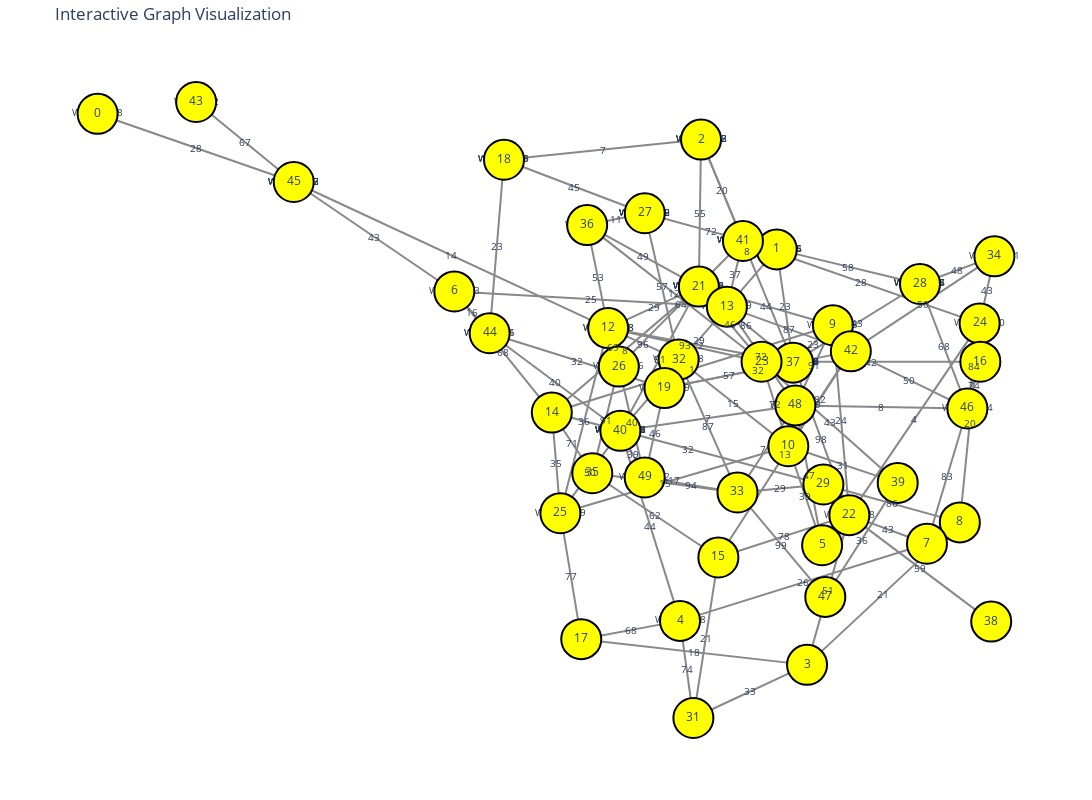

Notebook source saved alongside this figure:
### Code cell
import networkx as nx
import plotly.graph_objects as go

def create_interactive_graph(G):
    # Create a spring layout for node positions
    pos = nx.spring_layout(G)
    
    # Create edge traces
    edge_x = []
    edge_y = []
    edge_text = []
    edge_weights = []
    
    for edge in G.edges():
        x0, y0 = pos[edge[0]]
        x1, y1 = pos[edge[1]]
        edge_x.extend([x0, x1, None])
        edge_y.extend([y0, y1, None])
        weight = G.edges[edge]['weight']
        edge_weights.append(weight)
        edge_text.append(f"Weight: {int(weight)}")
    
    edge_trace = go.Scatter(
        x=edge_x, y=edge_y,
        line=dict(width=2, color='#888'),
        hoverinfo='text',
        text=edge_text,
        mode='lines+text',
        textposition='middle center',
        textfont=dict(size=10)
    )
    
    # Add edge weight annotations
    annotations = []
    for edge in G.edges():
        x0, y0 = pos[edge[0]]
        x1, y1 = pos[edge[1]]
        weight = G.edges[edge]['weight']
        annotations.append(dict(
            x=(x0 + x1) / 2,
            y=(y0 + y1) / 2,
            xref='x',
            yref='y',
            text=str(int(weight)),
            showarrow=False,
            font=dict(size=10)
        ))
    
    # Create node traces
    node_x = []
    node_y = []
    node_text = []
    
    for node in G.nodes():
        x, y = pos[node]
        node_x.append(x)
        node_y.append(y)
        node_text.append(f"Node: {node}")
    
    node_trace = go.Scatter(
        x=node_x, y=node_y,
        mode='markers+text',
        hoverinfo='text',
        text=[str(node) for node in G.nodes()],
        textposition='middle center',
        marker=dict(
            showscale=False,
            color='yellow',
            size=40,
            line_width=2,
            line=dict(color='black', width=1)
        ),
        textfont=dict(size=12)
    )
    
    # Create the figure with larger size
    fig = go.Figure(
        data=[edge_trace, node_trace],
        layout=go.Layout(
            title='Interactive Graph Visualization',
            showlegend=False,
            hovermode='closest',
            margin=dict(b=20, l=20, r=20, t=40),
            xaxis=dict(showgrid=False, zeroline=False, showticklabels=False),
            yaxis=dict(showgrid=False, zeroline=False, showticklabels=False),
            plot_bgcolor='white',
            width=1200,  # Increased width
            height=800,  # Increased height
            annotations=annotations
        )
    )
    
    return fig

# Create and display the interactive graph
fig = create_interactive_graph(G)
fig.show(figsize=(40, 40))

### Figure 1 — Plotly figure (JSON) as saved in the notebook; plotly's stock layout.template omitted (floating-point values rounded to 4 significant figures; data arrays with more than 128 entries replaced by an {"elided": "..."} marker saying what was removed)
{"data": [{"hoverinfo": "text", "line": {"color": "#888", "width": 2}, "mode": "lines+text", "text": ["Weight: 28", "Weight: 43", "Weight: 14", "Weight: 67", "Weight: 23", "Weight: 29", "Weight: 72", "Weight: 58", "Weight: 8", "Weight: 23", "Weight: 2", "Weight: 57", "Weight: 86", "Weight: 98", "Weight: 43", "Weight: 44", "Weight: 51", "Weight: 50", "Weight: 7", "Weight: 39", "Weight: 40", "Weight: 45", "Weight: 57", "Weight: 11", "Weight: 48", "Weight: 68", "Weight: 7", "Weight: 20", "Weight: 55", "Weight: 23", "Weight: 37", "Weight: 28", "Weight: 64", "Weight: 44", "Weight: 29", "Weight: 8", "Weight: 46", "Weight: 49", "Weight: 21", "Weight: 33", "Weight: 18", "Weight: 51", "Weight: 20", "Weight: 86", "Weight: 74", "Weight: 21", "Weight: 68", "Weight: 77", "Weight: 43", "Weight: 24", "Weight: 78", "Weight: 4", "Weight: 59", "Weight: 26", "Weight: 83", "Weight: 39", "Weight: 47", "Weight: 82", "Weight: 72", "Weight: 17", "Weight: 15", "Weight: 31", "Weight: 91", "Weight: 72", "Weight: 71", "Weight: 8", "Weight: 16", "Weight: 68", "Weight: 25", "Weight: 32", "Weight: 1", "Weight: 32", "Weight: 35", "Weight: 71", "Weight: 87", "Weight: 74", "Weight: 84", "Weight: 50", "Weight: 43", "Weight: 29", "Weight: 13", "Weight: 32", "Weight: 50", "Weight: 93", "Weight: 42", "Weight: 12", "Weight: 43", "Weight: 36", "Weight: 96", "Weight: 87", "Weight: 36", "Weight: 69", "Weight: 53", "Weight: 91", "Weight: 40", "Weight: 62", "Weight: 15", "Weight: 46", "Weight: 94", "Weight: 99"], "textfont": {"size": 10}, "textposition": "middle center", "type": "scatter", "x": {"elided": "300 float values"}, "y": {"elided": "300 float values"}}, {"hoverinfo": "text", "marker": {"color": "yellow", "line": {"color": "black", "width": 2}, "showscale": false, "size": 40}, "mode": "markers+text", "text": ["0", "45", "1", "37", "40", "27", "28", "2", "18", "41", "21", "3", "8", "31", "17", "22", "4", "7", "5", "10", "48", "6", "44", "14", "13", "46", "24", "29", "9", "42", "23", "25", "32", "39", "12", "26", "36", "35", "15", "16", "19", "49", "38", "34", "33", "47", "43"], "textfont": {"size": 12}, "textposition": "middle center", "type": "scatter", "x": [-1, -0.6804, 0.1066, 0.1332, -0.1481, -0.1084, 0.3401, -0.01672, -0.3378, 0.05161, -0.02025, 0.156, 0.405, -0.02919, -0.2119, 0.225, -0.05097, 0.3515, 0.1806, 0.1255, 0.137, -0.4187, -0.3612, -0.2599, 0.02543, 0.4173, 0.4372, 0.1827, 0.1982, 0.2274, 0.08194, -0.2459, -0.05321, 0.3038, -0.1681, -0.1507, -0.2023, -0.1939, 0.01154, 0.4384, -0.07626, -0.1085, 0.4561, 0.4613, 0.0427, 0.1858, -0.8394], "y": [0.5114, 0.3865, 0.2633, 0.05605, -0.06863, 0.3293, 0.2, 0.4642, 0.4273, 0.2786, 0.1952, -0.4968, -0.2361, -0.594, -0.4498, -0.2229, -0.4163, -0.2752, -0.278, -0.09684, -0.02211, 0.1863, 0.1099, -0.03519, 0.1585, -0.02775, 0.1278, -0.1668, 0.1246, 0.07673, 0.05773, -0.2194, 0.06174, -0.1639, 0.1193, 0.04888, 0.3077, -0.1462, -0.3003, 0.0578, 0.00961, -0.154, -0.4177, 0.2505, -0.1814, -0.3725, 0.5329]}], "layout": {"annotations": [{"font": {"size": 10}, "showarrow": false, "text": "28", "x": -0.8402, "xref": "x", "y": 0.449, "yref": "y"}, {"font": {"size": 10}, "showarrow": false, "text": "43", "x": -0.5496, "xref": "x", "y": 0.2864, "yref": "y"}, {"font": {"size": 10}, "showarrow": false, "text": "14", "x": -0.4242, "xref": "x", "y": 0.2529, "yref": "y"}, {"font": {"size": 10}, "showarrow": false, "text": "67", "x": -0.7599, "xref": "x", "y": 0.4597, "yref": "y"}, {"font": {"size": 10}, "showarrow": false, "text": "23", "x": 0.1199, "xref": "x", "y": 0.1597, "yref": "y"}, {"font": {"size": 10}, "showarrow": false, "text": "29", "x": -0.02077, "xref": "x", "y": 0.09733, "yref": "y"}, {"font": {"size": 10}, "showarrow": false, "text": "72", "x": -0.0009046, "xref": "x", "y": 0.2963, "yref": "y"}, {"font": {"size": 10}, "showarrow": false, "text": "58", "x": 0.2233, "xref": "x", "y": 0.2316, "yref": "y"}, {"font": {"size": 10}, "showarrow": false, "text": "8", "x": 0.05825, "xref": "x", "y": 0.2601, "yref": "y"}, {"font": {"size": 10}, "showarrow": false, "text": "23", "x": 0.1657, "xref": "x", "y": 0.0903, "yref": "y"}, {"font": {"size": 10}, "showarrow": false, "text": "2", "x": -0.01743, "xref": "x", "y": 0.08767, "yref": "y"}, {"font": {"size": 10}, "showarrow": false, "text": "57", "x": 0.02847, "xref": "x", "y": 0.03283, "yref": "y"}, {"font": {"size": 10}, "showarrow": false, "text": "86", "x": 0.05648, "xref": "x", "y": 0.1256, "yref": "y"}, {"font": {"size": 10}, "showarrow": false, "text": "98", "x": 0.1791, "xref": "x", "y": -0.08342, "yref": "y"}, {"font": {"size": 10}, "showarrow": false, "text": "43", "x": 0.2366, "xref": "x", "y": 0.128, "yref": "y"}, {"font": {"size": 10}, "showarrow": false, "text": "44", "x": -0.09956, "xref": "x", "y": -0.2425, "yref": "y"}, {"font": {"size": 10}, "showarrow": false, "text": "51", "x": -0.0842, "xref": "x", "y": 0.06327, "yref": "y"}, {"font": {"size": 10}, "showarrow": false, "text": "50", "x": -0.197, "xref": "x", "y": -0.144, "yref": "y"}, {"font": {"size": 10}, "showarrow": false, "text": "7", "x": -0.005589, "xref": "x", "y": -0.04537, "yref": "y"}, {"font": {"size": 10}, "showarrow": false, "text": "39", "x": -0.1283, "xref": "x", "y": -0.1113, "yref": "y"}, {"font": {"size": 10}, "showarrow": false, "text": "40", "x": -0.2547, "xref": "x", "y": 0.02066, "yref": "y"}, {"font": {"size": 10}, "showarrow": false, "text": "45", "x": -0.2231, "xref": "x", "y": 0.3783, "yref": "y"}, {"font": {"size": 10}, "showarrow": false, "text": "57", "x": -0.08081, "xref": "x", "y": 0.1955, "yref": "y"}, {"font": {"size": 10}, "showarrow": false, "text": "11", "x": -0.1553, "xref": "x", "y": 0.3185, "yref": "y"}, {"font": {"size": 10}, "showarrow": false, "text": "48", "x": 0.4007, "xref": "x", "y": 0.2252, "yref": "y"}, {"font": {"size": 10}, "showarrow": false, "text": "68", "x": 0.3787, "xref": "x", "y": 0.08611, "yref": "y"}, {"font": {"size": 10}, "showarrow": false, "text": "7", "x": -0.1773, "xref": "x", "y": 0.4457, "yref": "y"}, {"font": {"size": 10}, "showarrow": false, "text": "20", "x": 0.01745, "xref": "x", "y": 0.3714, "yref": "y"}, {"font": {"size": 10}, "showarrow": false, "text": "55", "x": -0.01849, "xref": "x", "y": 0.3297, "yref": "y"}, {"font": {"size": 10}, "showarrow": false, "text": "23", "x": -0.3495, "xref": "x", "y": 0.2686, "yref": "y"}, {"font": {"size": 10}, "showarrow": false, "text": "37", "x": 0.03852, "xref": "x", "y": 0.2186, "yref": "y"}, {"font": {"size": 10}, "showarrow": false, "text": "28", "x": 0.2444, "xref": "x", "y": 0.2032, "yref": "y"}, {"font": {"size": 10}, "showarrow": false, "text": "64", "x": -0.04955, "xref": "x", "y": 0.1638, "yref": "y"}, {"font": {"size": 10}, "showarrow": false, "text": "44", "x": 0.08895, "xref": "x", "y": 0.1599, "yref": "y"}, {"font": {"size": 10}, "showarrow": false, "text": "29", "x": -0.09416, "xref": "x", "y": 0.1572, "yref": "y"}, {"font": {"size": 10}, "showarrow": false, "text": "8", "x": -0.1401, "xref": "x", "y": 0.07998, "yref": "y"}, {"font": {"size": 10}, "showarrow": false, "text": "46", "x": 0.03084, "xref": "x", "y": 0.1264, "yref": "y"}, {"font": {"size": 10}, "showarrow": false, "text": "49", "x": -0.1113, "xref": "x", "y": 0.2514, "yref": "y"}, {"font": {"size": 10}, "showarrow": false, "text": "21", "x": 0.2805, "xref": "x", "y": -0.3665, "yref": "y"}, {"font": {"size": 10}, "showarrow": false, "text": "33", "x": 0.06342, "xref": "x", "y": -0.5454, "yref": "y"}, {"font": {"size": 10}, "showarrow": false, "text": "18", "x": -0.02793, "xref": "x", "y": -0.4733, "yref": "y"}, {"font": {"size": 10}, "showarrow": false, "text": "51", "x": 0.1905, "xref": "x", "y": -0.3598, "yref": "y"}, {"font": {"size": 10}, "showarrow": false, "text": "20", "x": 0.4211, "xref": "x", "y": -0.05415, "yref": "y"}, {"font": {"size": 10}, "showarrow": false, "text": "86", "x": 0.2939, "xref": "x", "y": -0.2015, "yref": "y"}, {"font": {"size": 10}, "showarrow": false, "text": "74", "x": -0.04008, "xref": "x", "y": -0.5052, "yref": "y"}, {"font": {"size": 10}, "showarrow": false, "text": "21", "x": -0.008821, "xref": "x", "y": -0.4472, "yref": "y"}, {"font": {"size": 10}, "showarrow": false, "text": "68", "x": -0.1314, "xref": "x", "y": -0.4331, "yref": "y"}, {"font": {"size": 10}, "showarrow": false, "text": "77", "x": -0.2289, "xref": "x", "y": -0.3346, "yref": "y"}, {"font": {"size": 10}, "showarrow": false, "text": "43", "x": 0.2882, "xref": "x", "y": -0.249, "yref": "y"}, {"font": {"size": 10}, "showarrow": false, "text": "24", "x": 0.2116, "xref": "x", "y": -0.04916, "yref": "y"}, {"font": {"size": 10}, "showarrow": false, "text": "78", "x": 0.1182, "xref": "x", "y": -0.2616, "yref": "y"}, {"font": {"size": 10}, "showarrow": false, "text": "4", "x": 0.3311, "xref": "x", "y": -0.04752, "yref": "y"}, {"font": {"size": 10}, "showarrow": false, "text": "59", "x": 0.3405, "xref": "x", "y": -0.3203, "yref": "y"}, {"font": {"size": 10}, "showarrow": false, "text": "26", "x": 0.1502, "xref": "x", "y": -0.3458, "yref": "y"}, {"font": {"size": 10}, "showarrow": false, "text": "83", "x": 0.3844, "xref": "x", "y": -0.1515, "yref": "y"}, {"font": {"size": 10}, "showarrow": false, "text": "39", "x": 0.1531, "xref": "x", "y": -0.1874, "yref": "y"}, {"font": {"size": 10}, "showarrow": false, "text": "47", "x": 0.1588, "xref": "x", "y": -0.1501, "yref": "y"}, {"font": {"size": 10}, "showarrow": false, "text": "82", "x": 0.1764, "xref": "x", "y": -0.01006, "yref": "y"}, {"font": {"size": 10}, "showarrow": false, "text": "72", "x": 0.1037, "xref": "x", "y": -0.01956, "yref": "y"}, {"font": {"size": 10}, "showarrow": false, "text": "17", "x": -0.0602, "xref": "x", "y": -0.1581, "yref": "y"}, {"font": {"size": 10}, "showarrow": false, "text": "15", "x": 0.03614, "xref": "x", "y": -0.01755, "yref": "y"}, {"font": {"size": 10}, "showarrow": false, "text": "31", "x": 0.2147, "xref": "x", "y": -0.1304, "yref": "y"}, {"font": {"size": 10}, "showarrow": false, "text": "91", "x": 0.1676, "xref": "x", "y": 0.05122, "yref": "y"}, {"font": {"size": 10}, "showarrow": false, "text": "72", "x": 0.0812, "xref": "x", "y": 0.0682, "yref": "y"}, {"font": {"size": 10}, "showarrow": false, "text": "71", "x": 0.08984, "xref": "x", "y": -0.1017, "yref": "y"}, {"font": {"size": 10}, "showarrow": false, "text": "8", "x": 0.2771, "xref": "x", "y": -0.02493, "yref": "y"}, {"font": {"size": 10}, "showarrow": false, "text": "16", "x": -0.39, "xref": "x", "y": 0.1481, "yref": "y"}, {"font": {"size": 10}, "showarrow": false, "text": "68", "x": -0.3393, "xref": "x", "y": 0.07555, "yref": "y"}, {"font": {"size": 10}, "showarrow": false, "text": "25", "x": -0.1967, "xref": "x", "y": 0.1724, "yref": "y"}, {"font": {"size": 10}, "showarrow": false, "text": "32", "x": -0.2187, "xref": "x", "y": 0.05978, "yref": "y"}, {"font": {"size": 10}, "showarrow": false, "text": "1", "x": -0.03085, "xref": "x", "y": 0.04468, "yref": "y"}, {"font": {"size": 10}, "showarrow": false, "text": "32", "x": -0.03859, "xref": "x", "y": -0.101, "yref": "y"}, {"font": {"size": 10}, "showarrow": false, "text": "35", "x": -0.2529, "xref": "x", "y": -0.1273, "yref": "y"}, {"font": {"size": 10}, "showarrow": false, "text": "71", "x": -0.2269, "xref": "x", "y": -0.09072, "yref": "y"}, {"font": {"size": 10}, "showarrow": false, "text": "87", "x": 0.1264, "xref": "x", "y": 0.1176, "yref": "y"}, {"font": {"size": 10}, "showarrow": false, "text": "74", "x": 0.4279, "xref": "x", "y": 0.01503, "yref": "y"}, {"font": {"size": 10}, "showarrow": false, "text": "84", "x": 0.4273, "xref": "x", "y": 0.05004, "yref": "y"}, {"font": {"size": 10}, "showarrow": false, "text": "50", "x": 0.3224, "xref": "x", "y": 0.02449, "yref": "y"}, {"font": {"size": 10}, "showarrow": false, "text": "43", "x": 0.4493, "xref": "x", "y": 0.1892, "yref": "y"}, {"font": {"size": 10}, "showarrow": false, "text": "29", "x": 0.1127, "xref": "x", "y": -0.1741, "yref": "y"}, {"font": {"size": 10}, "showarrow": false, "text": "13", "x": 0.1195, "xref": "x", "y": -0.1118, "yref": "y"}, {"font": {"size": 10}, "showarrow": false, "text": "32", "x": 0.07557, "xref": "x", "y": 0.04317, "yref": "y"}, {"font": {"size": 10}, "showarrow": false, "text": "50", "x": 0.3444, "xref": "x", "y": 0.1636, "yref": "y"}, {"font": {"size": 10}, "showarrow": false, "text": "93", "x": -0.04306, "xref": "x", "y": 0.08851, "yref": "y"}, {"font": {"size": 10}, "showarrow": false, "text": "42", "x": 0.2602, "xref": "x", "y": 0.05777, "yref": "y"}, {"font": {"size": 10}, "showarrow": false, "text": "12", "x": -0.06016, "xref": "x", "y": 0.1827, "yref": "y"}, {"font": {"size": 10}, "showarrow": false, "text": "43", "x": 0.1929, "xref": "x", "y": -0.05311, "yref": "y"}, {"font": {"size": 10}, "showarrow": false, "text": "36", "x": -0.207, "xref": "x", "y": -0.05003, "yref": "y"}, {"font": {"size": 10}, "showarrow": false, "text": "96", "x": -0.1106, "xref": "x", "y": 0.09052, "yref": "y"}, {"font": {"size": 10}, "showarrow": false, "text": "87", "x": -0.005254, "xref": "x", "y": -0.05982, "yref": "y"}, {"font": {"size": 10}, "showarrow": false, "text": "36", "x": 0.2448, "xref": "x", "y": -0.2682, "yref": "y"}, {"font": {"size": 10}, "showarrow": false, "text": "69", "x": -0.1594, "xref": "x", "y": 0.08409, "yref": "y"}, {"font": {"size": 10}, "showarrow": false, "text": "53", "x": -0.1852, "xref": "x", "y": 0.2135, "yref": "y"}, {"font": {"size": 10}, "showarrow": false, "text": "91", "x": -0.1723, "xref": "x", "y": -0.04868, "yref": "y"}, {"font": {"size": 10}, "showarrow": false, "text": "40", "x": -0.1296, "xref": "x", "y": -0.05254, "yref": "y"}, {"font": {"size": 10}, "showarrow": false, "text": "62", "x": -0.0912, "xref": "x", "y": -0.2233, "yref": "y"}, {"font": {"size": 10}, "showarrow": false, "text": "15", "x": -0.07562, "xref": "x", "y": -0.1638, "yref": "y"}, {"font": {"size": 10}, "showarrow": false, "text": "46", "x": -0.09237, "xref": "x", "y": -0.07218, "yref": "y"}, {"font": {"size": 10}, "showarrow": false, "text": "94", "x": -0.03288, "xref": "x", "y": -0.1677, "yref": "y"}, {"font": {"size": 10}, "showarrow": false, "text": "99", "x": 0.1142, "xref": "x", "y": -0.2769, "yref": "y"}], "height": 800, "hovermode": "closest", "margin": {"b": 20, "l": 20, "r": 20, "t": 40}, "plot_bgcolor": "white", "showlegend": false, "title": {"text": "Interactive Graph Visualization"}, "width": 1200, "xaxis": {"showgrid": false, "showticklabels": false, "zeroline": false}, "yaxis": {"showgrid": false, "showticklabels": false, "zeroline": false}}}
